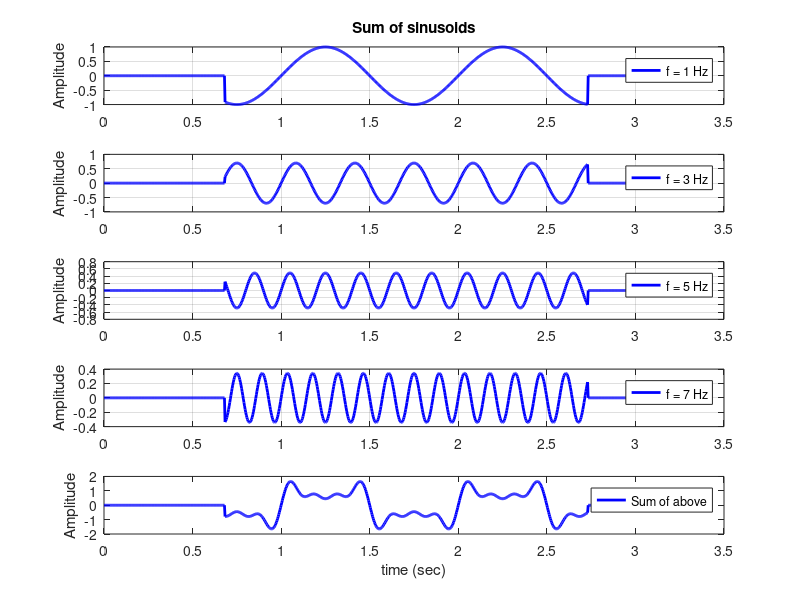

Reproduce this figure in MATLAB.
% program sinseries
% program shows the result of a summation of multiple harmonically related
% sinusoids (like a Fourier Series)
%
clear;

% define some constants
fs = 300;       % sample rate
Np = 1024;      % number of points per signal
Ns = 4;         % number of signals to add
f0 = 1;        % fundamental frequency (of first wave)
fm = 2;         % harmonic multipier
env = .7;        % envelope factor = 1 for square wave

% set up variables and arrays
twopi = 2*pi;
t = [0:Np-1]./fs;
St = zeros(Ns,Np);
Np4 = round(Np/5);
Np5 = round(4*Np/5);
% amplitude response of wave in time
At = zeros(1,Np);
At = [zeros(1,Np4), ones(1,Np5-Np4+1), zeros(1,Np-Np5-1)];
% result sum of all sine waves
Ssum = zeros(1,Np);

% produce each sine wave
for ic=1:Ns
   ff(ic) = f0+(ic-1)*f0*fm;
   % create new sinusoid at next harmonic frequency
   St(ic,:) = (env.^(ic-1))*At.*sin(twopi*ff(ic).*t);
   % add into a resultant sum
   Ssum = Ssum + St(ic,:);
end

figure;
set(gca,'fontsize',12);
for ic=1:Ns
  subplot(5,1,ic);
  plot(t,St(ic,:),'b','linewidth',2);
  grid on;
  if ic == 1
     title('Sum of sinusoids');
  end
  ylabel('Amplitude');
  legend(['f = ',num2str(ff(ic)),' Hz']);
end
subplot(5,1,5);
plot(t,Ssum,'b','linewidth',2);
xlabel('time (sec)');
ylabel('Amplitude');
legend('Sum of above');


